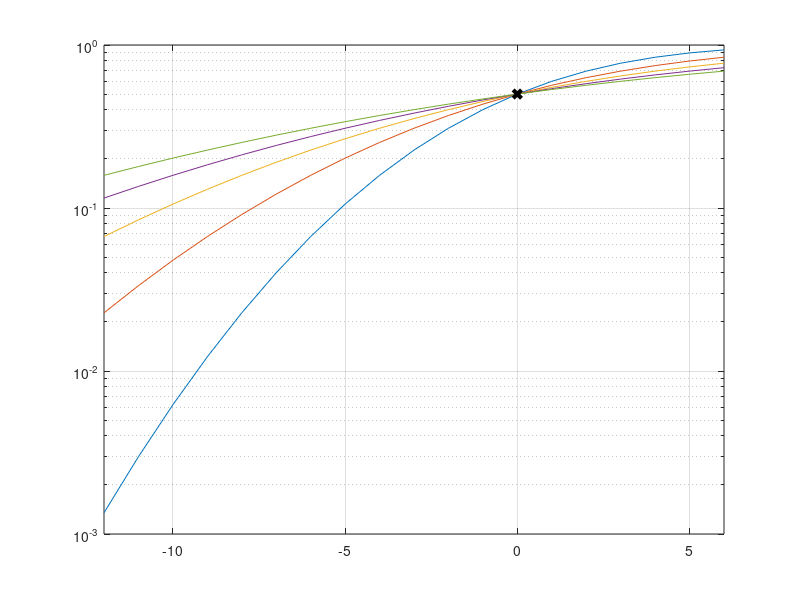

The MATLAB script that drew this image:
%% The lognormal distribution
%
% Copyright 2007 Telecommunications Lab
% $Revision: 2.0 $ $Date: 2008/05/06 $
%
x=-12:6;

%% as calculated in Haykin's book
% 1/sqrt(2) in the argument of the erf is missing
for sigma = 4:2:12
    cdf = 1/2 * ( 1+ erf(x/sigma) );
    semilogy(x,cdf);
    hold on;
end

grid on;
plot(0,.5,'blackx','linewidth',3);
hold off;

xlim([min(x),max(x)]);
ylim([1e-4,1]);

%% calculated correctly
for sigma = 4:2:12
    cdf = 1/2 * ( 1+ erf(x/sigma/sqrt(2)) );
    semilogy(x,cdf);
    hold on;
end

grid on;
plot(0,.5,'blackx','linewidth',3);
hold off;

xlim([min(x),max(x)]);
